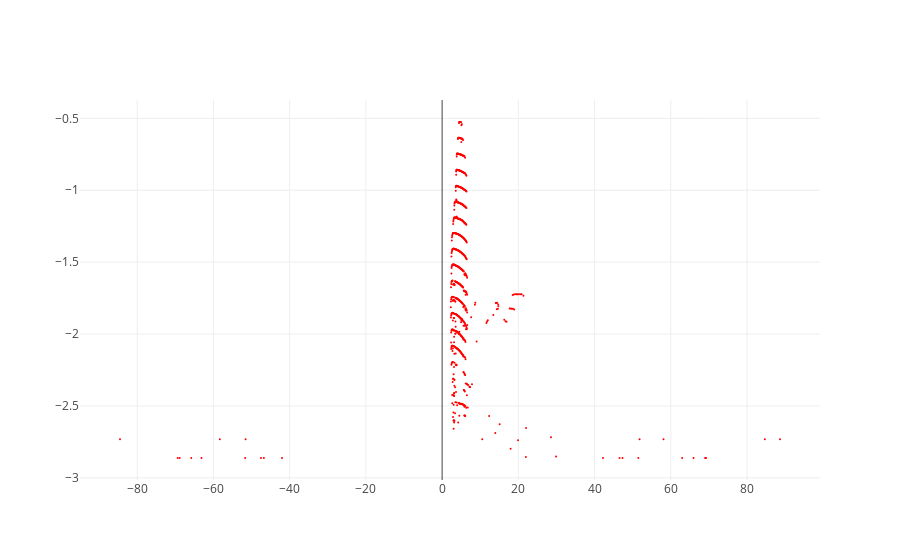

The code cell stored with this chart in its notebook:
### Markdown cell above
View | Number
---------- | -----------
XZ | 1
XY | 2
ZY | 3

### Code cell
# Select only the desired scene and desired angle
scene_to_plot = objects[6]
view = 3

# plotting the object with desired view
visualize(scene_to_plot, view)

### Figure 1 — Plotly figure (JSON) as saved in the notebook; plotly's stock layout.template omitted (floating-point values rounded to 4 significant figures; data arrays with more than 128 entries replaced by an {"elided": "..."} marker saying what was removed)
{"data": [{"marker": {"color": "red", "opacity": 1, "size": 2}, "mode": "markers", "type": "scatter", "uid": "82012a22-c888-4160-8a5c-387905563103", "x": {"elided": "743 float values"}, "y": {"elided": "743 float values"}}], "layout": {"scene": {"xaxis": {"range": [-30, 30]}, "yaxis": {"range": [-120, 120]}}}}
